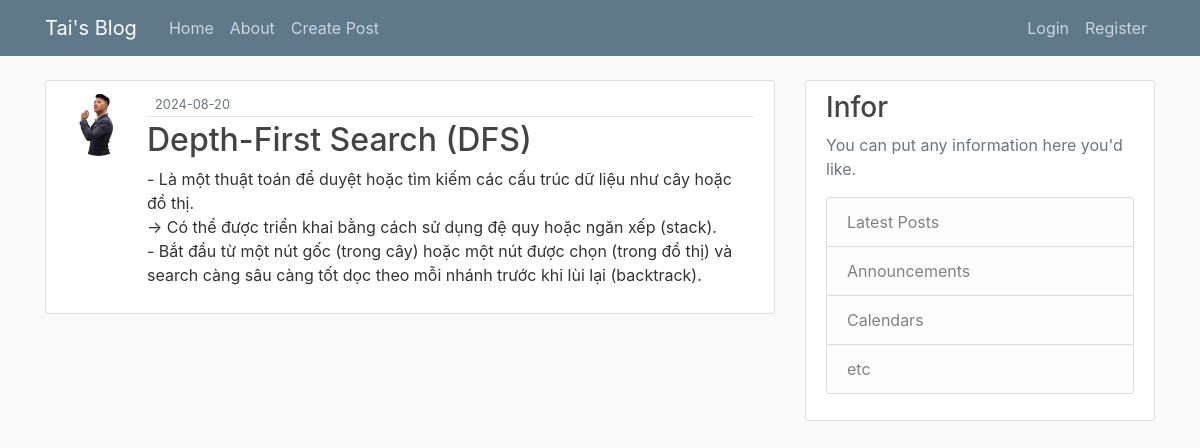
Screenshot of /post/2 with the database file from the repository.
### flaskblog/models.py (models this page shows, shortened)
class User(db.Model, UserMixin):
    id = db.Column(db.Integer, primary_key = True)
    user_name = db.Column(db.String(20), unique = True, nullable=False)
    email = db.Column(db.String(120), unique = True, nullable=False)
    image_file = db.Column(db.String(20), nullable=False, default = 'default.jpg')
    password = db.Column(db.String(60), nullable = False)
    posts = db.relationship('Post', backref = 'author', lazy  = True)

class Post(db.Model):
    id = db.Column(db.Integer, primary_key = True)
    title = db.Column(db.String(100), nullable=False)
    date_posted = db.Column(db.DateTime, nullable=False, default = datetime.utcnow)
    content = db.Column(db.Text, nullable = False)
    user_id = db.Column(db.Integer, db.ForeignKey('user.id'), nullable = False)

### flaskblog/routes.py (the view)
@app.route("/post/<int:post_id>", methods=['GET', 'POST'])
def post(post_id):
    post = Post.query.get_or_404(post_id)
    return render_template('post.html', title='post', post=post)

### flaskblog/templates/post.html (shortened to what this page needs)
{% extends "layout.html" %}
{% block content %}
    <article class="media content-section">
        <img class="rounded-circle article-img" src="{{ url_for('static', filename='profile_pics/' + post.author.image_file) }}">
        <div class="media-body">
        <div class="article-metadata">
            <small class="text-muted">{{ post.date_posted.strftime('%Y-%m-%d') }}</small>
        </div>
        <h2><a class="article-title" href="{{ url_for('post', post_id=post.id) }}">{{ post.title }}</a></h2>
        <p class="article-content">{{ post.content }}</p>
        </div>
    </article>
{% endblock content %}

### flaskblog/static/main.css (style rules this page uses)
body { background: #fafafa; color: #333333; margin-top: 5rem; }
h1, h2, h3 { color: #444444; }
.content-section { background: #ffffff; padding: 10px 20px; border: 1px solid #dddddd; border-radius: 3px; margin-bottom: 20px; }
.article-title { color: #444444; }
.article-content { white-space: pre-line; }
.article-img { height: 65px; width: 65px; margin-right: 16px; }
.article-metadata { padding-bottom: 1px; margin-bottom: 4px; border-bottom: 1px solid #e3e3e3 }

### rows the page displays
User: image_file (placeholder picture)
Post: date_posted "2024-08-20", title "Depth-First Search (DFS)", content "- Là một thuật toán để duyệt hoặc tìm kiếm các cấu trúc dữ liệu như cây hoặc đồ thị. → Có thể được triển khai bằng cách sử dụng đệ quy hoặc ngăn xếp (stack). - Bắt đầu từ một nút gốc (trong cây) hoặc một nút được chọn (trong đồ thị) và search càng sâu càng tốt dọc theo mỗi nhánh trước khi lùi lại (backtrack)."
